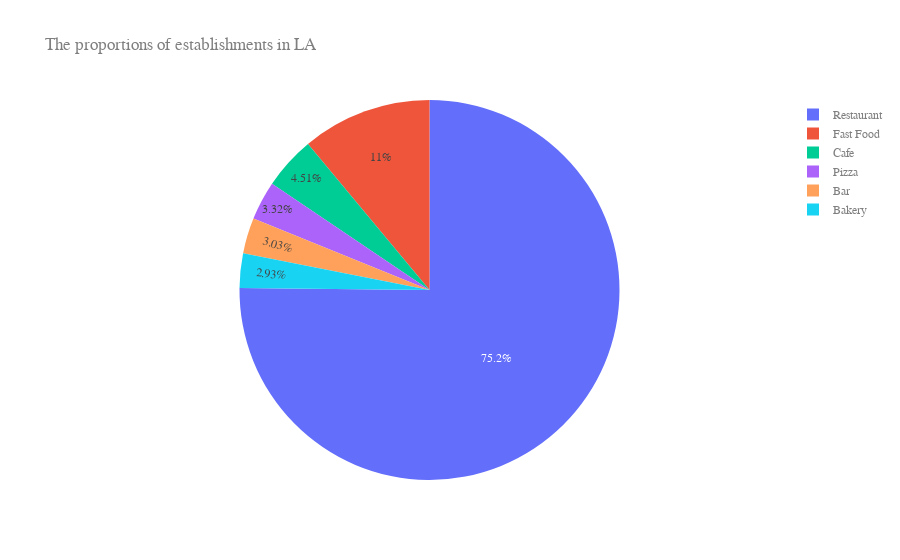

Notebook cell for this chart:
### Code cell
# make a go pie for the presentation of proportion
est_fig = go.Figure(data=[go.Pie(labels=est_group.index.values, values=est_group['chain_type'])])
est_fig.update_layout(
    title="The proportions of establishments in LA",
    font=dict(family="Arial", size=12, color="#7f7f7f"))

est_fig.show()

### Figure 1 — Plotly figure (JSON) as saved in the notebook; plotly's stock layout.template omitted (floating-point values rounded to 4 significant figures)
{"data": [{"labels": ["Bakery", "Bar", "Cafe", "Fast Food", "Pizza", "Restaurant"], "type": "pie", "values": [283, 292, 435, 1066, 320, 7255]}], "layout": {"font": {"color": "#7f7f7f", "family": "Arial", "size": 12}, "title": {"text": "The proportions of establishments in LA"}}}
